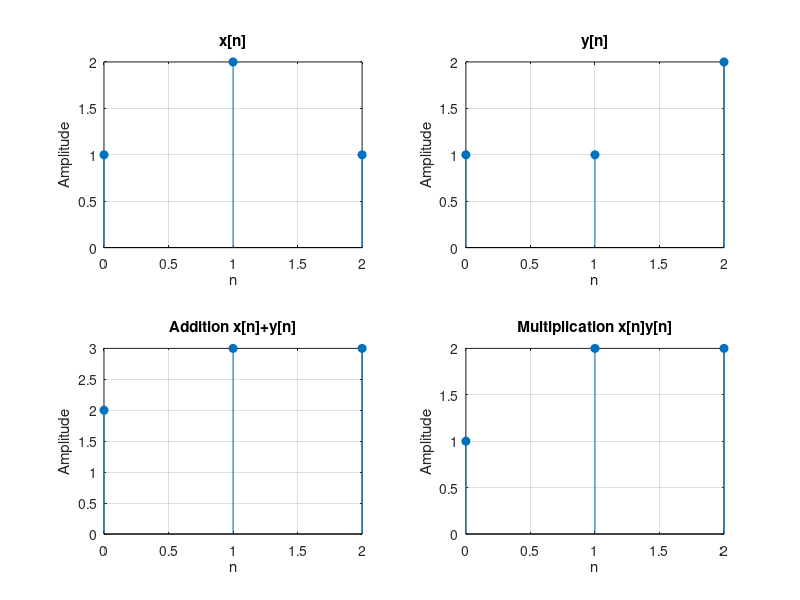

Source code (MATLAB):
% Experiment 2(iii): Addition and Multiplication of Two Sequences
clc; clear; close all;
n = 0:2;
x = [1 2 1];
y = [1 1 2];
zSum = x + y;
zProd = x .* y;
figure;
subplot(2,2,1); stem(n,x,'filled'); grid on;
title('x[n]'); xlabel('n'); ylabel('Amplitude');
subplot(2,2,2); stem(n,y,'filled'); grid on;
title('y[n]'); xlabel('n'); ylabel('Amplitude');
subplot(2,2,3); stem(n,zSum,'filled'); grid on;
title('Addition x[n]+y[n]'); xlabel('n'); ylabel('Amplitude');
subplot(2,2,4); stem(n,zProd,'filled'); grid on;
title('Multiplication x[n]y[n]'); xlabel('n'); ylabel('Amplitude');
